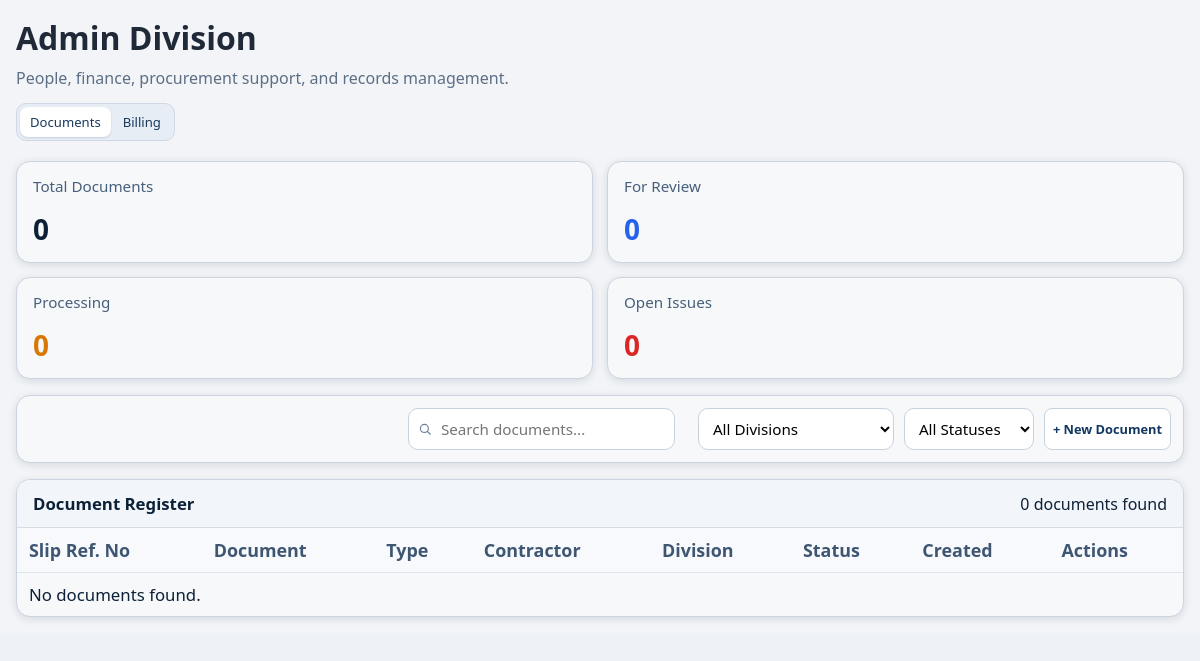
The app's page /admin-division/dashboard/ (signed in), older data.
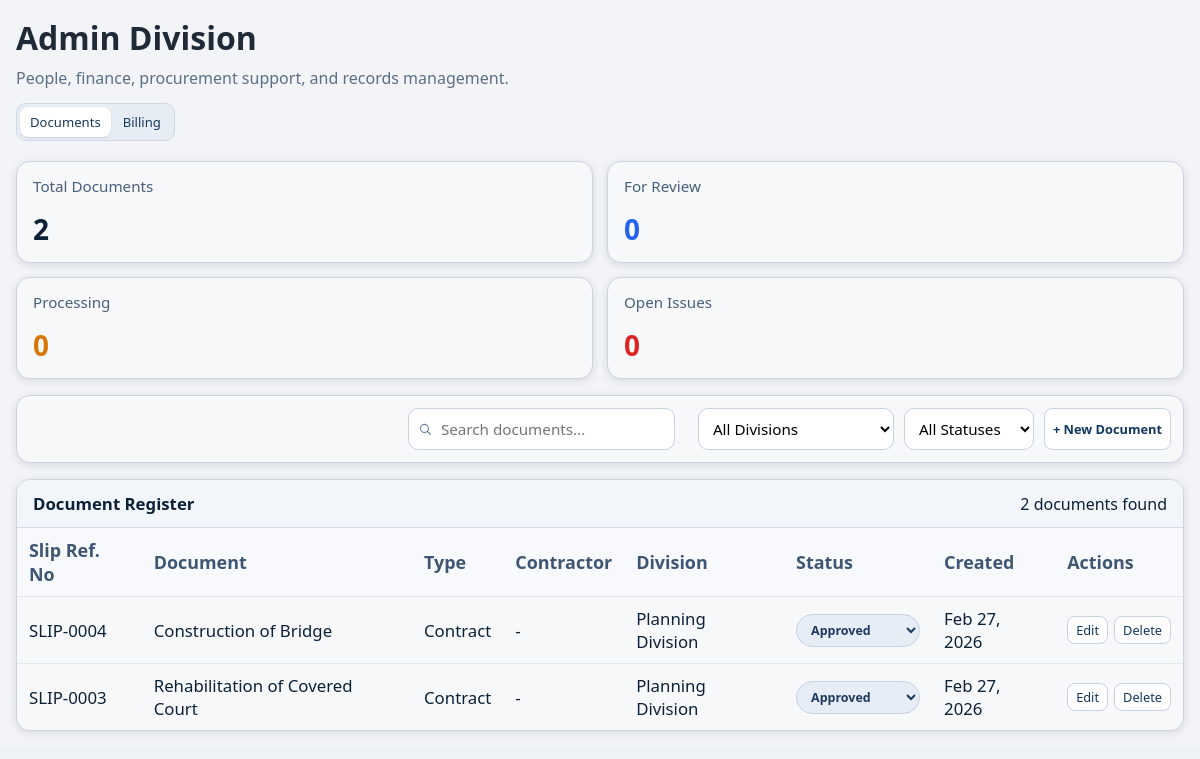
The same page, newer data.
### main/models.py (models this page shows, shortened)
class Document(models.Model):
    TYPE_SITE_INSTRUCTION = "site_instruction"
    TYPE_NCR = "ncr"
    TYPE_DED_PACKAGE = "ded_package"
    TYPE_BILLING_PACKET = "billing_packet"
    TYPE_WORK_ORDER = "work_order"
    TYPE_REPORT = "report"
    TYPE_CONTRACT = "contract"
    TYPE_OTHER = "other"
    TYPE_CHOICES = [
        (TYPE_SITE_INSTRUCTION, "Site Instruction"),
        (TYPE_NCR, "NCR"),
        (TYPE_DED_PACKAGE, "DED Package"),
        (TYPE_BILLING_PACKET, "Billing Packet"),
        (TYPE_WORK_ORDER, "Work Order"),
        (TYPE_REPORT, "Report"),
        (TYPE_CONTRACT, "Contract"),
        (TYPE_OTHER, "Other"),
    ]
    DIV_ADMIN = "admin"
    DIV_PLANNING = "planning"
    DIV_CONSTRUCTION = "construction"
    DIV_QUALITY = "quality"
    DIV_MAINTENANCE = "maintenance"
    DIVISION_CHOICES = [
        (DIV_ADMIN, "Admin Division"),
        (DIV_PLANNING, "Planning Division"),
        (DIV_CONSTRUCTION, "Construction Division"),
        (DIV_QUALITY, "Quality Division"),
        (DIV_MAINTENANCE, "Maintenance Division"),
    ]
    STATUS_DRAFT = "draft"
    STATUS_FOR_REVIEW = "for_review"
    STATUS_ROUTED = "routed"
    STATUS_PROCESSING = "processing"
    STATUS_APPROVED = "approved"
    STATUS_OPEN = "open"
    STATUS_CLOSED = "closed"
    STATUS_CHOICES = [
        (STATUS_DRAFT, "Draft"),
        (STATUS_FOR_REVIEW, "For Review"),
        (STATUS_ROUTED, "Routed"),
        (STATUS_PROCESSING, "Processing"),
        (STATUS_APPROVED, "Approved"),
        (STATUS_OPEN, "Open"),
        (STATUS_CLOSED, "Closed"),
    ]
    document_name = models.CharField(max_length=255)
    location = models.CharField(max_length=255, blank=True)
    doc_type = models.CharField(max_length=20, choices=TYPE_CHOICES, default=TYPE_OTHER)
    division = models.CharField(max_length=20, choices=DIVISION_CHOICES, default=DIV_ADMIN)
    project = models.ForeignKey(
        "PlanningProject",
        on_delete=models.SET_NULL,
        null=True,
        blank=True,
        related_name="documents",
    )
    status = models.CharField(max_length=20, choices=STATUS_CHOICES, default=STATUS_DRAFT)
    description = models.TextField(blank=True)
    date_received_by_peo = models.DateField(null=True, blank=True)
    date_released_to_admin = models.DateField(null=True, blank=True)
    date_received_from_admin = models.DateField(null=True, blank=True)
    date_released_to_accounting = models.DateField(null=True, blank=True)
    billing_type = models.CharField(max_length=120, blank=True)
    contractor_name = models.CharField(max_length=255, blank=True)
    percentage = models.DecimalField(max_digits=5, decimal_places=2, null=True, blank=True)
    contract_amount = models.DecimalField(max_digits=12, decimal_places=2, null=True, blank=True)
    revised_contract_amount = models.DecimalField(max_digits=12, decimal_places=2, null=True, blank=True)
    period_covered = models.CharField(max_length=120, blank=True)
    date_started = models.DateField(null=True, blank=True)
    completion_date = models.DateField(null=True, blank=True)
    created_by = models.ForeignKey(
        settings.AUTH_USER_MODEL,
        on_delete=models.SET_NULL,
        null=True,
        blank=True,
        related_name="documents_created",
    )
    created_at = models.DateTimeField(auto_now_add=True)
    class Meta:
        ordering = ["-created_at"]

### main/views.py (the view, shortened to what this page needs)
# urls.py: path("admin-division/dashboard/", views.admin_div_dashboard, name="admin_div_dashboard"),
@login_required
@xframe_options_sameorigin
def admin_div_dashboard(request):
    active_tab = request.GET.get("tab", "documents")
    open_create_modal = request.GET.get("new_document") == "1"
    if active_tab not in {"documents", "billing"}:
        active_tab = "documents"
    if not _table_exists(Document):
        context = _admin_fallback_context(active_tab=active_tab)
        return render(request, "Admin/admin_div.html", context)
    form = DocumentForm()
    show_modal = False
    editing_document = None
    edit_document_id = request.GET.get("edit_document")
    if active_tab == "documents" and edit_document_id:
        editing_document = Document.objects.filter(id=edit_document_id).first()
        if editing_document:
            form = DocumentForm(instance=editing_document)
            show_modal = True
    elif active_tab == "documents" and open_create_modal:
        show_modal = True
    search = request.GET.get("q", "").strip()
    division = request.GET.get("division", "").strip()
    status = request.GET.get("status", "").strip()
    documents_qs = Document.objects.all()
    documents_filtered = documents_qs
    if division:
        documents_filtered = documents_filtered.filter(division=division)
    if status:
        documents_filtered = documents_filtered.filter(status=status)
    billing_qs = documents_qs.filter(
        Q(billing_type__isnull=False) & ~Q(billing_type="")
        | Q(doc_type=Document.TYPE_BILLING_PACKET)
    )
    if status:
        billing_qs = billing_qs.filter(status=status)
    if active_tab == "billing":
        paginator = Paginator(billing_qs, 8)
    else:
        paginator = Paginator(documents_filtered, 8)
    page_obj = paginator.get_page(request.GET.get("page"))
    reports_map = {}
    if _table_exists(ConstructionStatusReport):
        project_names = {
            ((doc.project.project_title if doc.project else doc.document_name) or "").strip()
            for doc in page_obj.object_list
            if doc.doc_type == Document.TYPE_CONTRACT
        }
        project_names = {name for name in project_names if name}
        if project_names:
            reports = ConstructionStatusReport.objects.filter(project_name__in=project_names).values(
                "project_name", "contractor"
            )
            for report in reports:
                key = (report.get("project_name") or "").strip().lower()
                contractor = (report.get("contractor") or "").strip()
                if key and contractor:
                    reports_map[key] = contractor
    for doc in page_obj.object_list:
        doc.contractor_display = "-"
        if doc.doc_type == Document.TYPE_CONTRACT:
            if (doc.contractor_name or "").strip():
                doc.contractor_display = doc.contractor_name.strip()
                continue
            lookup_title = ((doc.project.project_title if doc.project else doc.document_name) or "").strip().lower()
            if lookup_title:
                doc.contractor_display = reports_map.get(lookup_title, "-")
    billing_base = Document.objects.filter(
        Q(billing_type__isnull=False) & ~Q(billing_type="")
        | Q(doc_type=Document.TYPE_BILLING_PACKET)
    )
    context = {
        "active_tab": active_tab,
        "form": form,
        "show_modal": show_modal,
        "editing_document": editing_document,
        "documents": page_obj.object_list if active_tab == "documents" else documents_filtered[:0],
        "billing_records": page_obj.object_list if active_tab == "billing" else billing_qs[:0],
        "page_obj": page_obj,
        "search": search,
        "selected_division": division,
        "selected_status": status,
        "division_choices": Document.DIVISION_CHOICES,
        "status_choices": Document.STATUS_CHOICES,
        "total_documents": Document.objects.count(),
        "for_review_count": Document.objects.filter(status=Document.STATUS_FOR_REVIEW).count(),
        "processing_count": Document.objects.filter(status=Document.STATUS_PROCESSING).count(),
        "open_issues_count": Document.objects.filter(status=Document.STATUS_OPEN).count(),
        "total_billing_records": billing_base.count(),
        "billing_for_review_count": billing_base.filter(status=Document.STATUS_FOR_REVIEW).count(),
        "billing_processing_count": billing_base.filter(status=Document.STATUS_PROCESSING).count(),
        "billing_approved_count": billing_base.filter(status=Document.STATUS_APPROVED).count(),
    }
    return render(request, "Admin/admin_div.html", context)

### main/templates/Admin/admin_div.html (shortened to what the changed rows need)
{% load static %}
<!DOCTYPE html>
<html lang="en">
<head>
    <link rel="stylesheet" href="{% static 'CSS/styles.css' %}">
</head>
<body{% if request.GET.embedded %} class="embedded-maintenance-view"{% endif %}>
    <div class="app-shell">
        <div class="workspace">
            <main class="page">
                <h2>Admin Division</h2>
                <section class="metrics">
                    {% if active_tab == 'billing' %}
                    <article class="metric-card">
                        <h3>Total Billing Records</h3>
                        <strong>{{ total_billing_records }}</strong>
                    </article>
                    <article class="metric-card">
                        <h3>For Review</h3>
                        <strong class="blue">{{ billing_for_review_count }}</strong>
                    </article>
                    <article class="metric-card">
                        <h3>Processing</h3>
                        <strong class="orange">{{ billing_processing_count }}</strong>
                    </article>
                    <article class="metric-card">
                        <h3>Approved</h3>
                        <strong class="blue">{{ billing_approved_count }}</strong>
                    </article>
                    {% else %}
                    <article class="metric-card">
                        <h3>Total Documents</h3>
                        <strong>{{ total_documents }}</strong>
                    </article>
                    <article class="metric-card">
                        <h3>For Review</h3>
                        <strong class="blue">{{ for_review_count }}</strong>
                    </article>
                    <article class="metric-card">
                        <h3>Processing</h3>
                        <strong class="orange">{{ processing_count }}</strong>
                    </article>
                    <article class="metric-card">
                        <h3>Open Issues</h3>
                        <strong class="red">{{ open_issues_count }}</strong>
                    </article>
                    {% endif %}
                </section>
                <section class="register">
                    <div class="register-head">
                        <h3>{% if active_tab == 'billing' %}Billing Records{% else %}Document Register{% endif %}</h3>
                        <span>{{ page_obj.paginator.count }} {% if active_tab == 'billing' %}billing records{% else %}documents{% endif %} found</span>
                    </div>
                    <table>
                        {% if active_tab == 'billing' %}
                        <thead>
                            <tr>
                                <th>Ref #</th>
                                <th>Project Name</th>
                                <th>Billing Type</th>
                                <th>Percentage</th>
                                <th>Amount</th>
                                <th>Date Received</th>
                                <th>Status</th>
                                <th>Actions</th>
                            </tr>
                        </thead>
                        <tbody>
                            {% for doc in billing_records %}
                            <tr>
                                <td>BILL-{{ doc.id|stringformat:"04d" }}</td>
                                <td>{{ doc.document_name }}</td>
                                <td>{{ doc.billing_type|default:"-" }}</td>
                                <td>{% if doc.percentage %}{{ doc.percentage }}%{% else %}-{% endif %}</td>
                                <td>
                                    {% if doc.revised_contract_amount %}
                                        P{{ doc.revised_contract_amount }}
                                    {% elif doc.contract_amount %}
                                        P{{ doc.contract_amount }}
                                    {% else %}
                                        -
                                    {% endif %}
                                </td>
                                <td>{% if doc.date_received_by_peo %}{{ doc.date_received_by_peo|date:"M d, Y" }}{% else %}-{% endif %}</td>
                                <td>
                                    <form method="post" class="status-inline-form">
                                        {% csrf_token %}
                                        <input type="hidden" name="action" value="update_status">
                                        <input type="hidden" name="document_id" value="{{ doc.id }}">
                                        <input type="hidden" name="next" value="{{ request.get_full_path }}">
                                        <select name="status" class="status-inline-select" aria-label="Change status for {{ doc.document_name }}" onchange="this.form.submit()">
                                            {% for value, label in status_choices %}
                                            <option value="{{ value }}" {% if doc.status == value %}selected{% endif %}>{{ label }}</option>
                                            {% endfor %}
                                        </select>
                                    </form>
                                </td>
                                <td>
                                    <a class="action-link" href="{% url 'admin_div_dashboard' %}?tab=documents&edit_document={{ doc.id }}">Open</a>
                                </td>
                            </tr>
                            {% empty %}
                            <tr>
                                <td colspan="8">No billing records found.</td>
                            </tr>
                            {% endfor %}
                        </tbody>
                        {% else %}
                        <thead>
                            <tr>
                                <th>Slip Ref. No</th>
                                <th>Document</th>
                                <th>Type</th>
                                <th>Contractor</th>
                                <th>Division</th>
                                <th>Status</th>
                                <th>Created</th>
                                <th>Actions</th>
                            </tr>
                        </thead>
                        <tbody>
                            {% for doc in documents %}
                            <tr>
                                <td>SLIP-{{ doc.id|stringformat:"04d" }}</td>
                                <td>{{ doc.document_name }}</td>
                                <td>{{ doc.get_doc_type_display }}</td>
                                <td>{{ doc.contractor_display|default:"-" }}</td>
                                <td>{{ doc.get_division_display }}</td>
                                <td>
                                    <form method="post" class="status-inline-form">
                                        <select name="status" class="status-inline-select" aria-label="Change status for {{ doc.document_name }}" onchange="this.form.submit()">
                                            {% for value, label in status_choices %}
                                            <option value="{{ value }}" {% if doc.status == value %}selected{% endif %}>{{ label }}</option>
                                            {% endfor %}
                                        </select>
                                    </form>
                                </td>
                                <td>{{ doc.created_at|date:"M d, Y" }}</td>
                                <td>
                                    <div class="row-actions">
                                        <a class="action-link" href="{% url 'admin_div_dashboard' %}?tab=documents&edit_document={{ doc.id }}">Edit</a>
                                        <form method="post">
                                            <button class="action-btn" type="submit">Delete</button>
                                        </form>
                                    </div>
                                </td>
                            </tr>
                            {% empty %}
                            <tr>
                                <td colspan="8">No documents found.</td>
                            </tr>
                            {% endfor %}
                        </tbody>
                        {% endif %}
                    </table>
                </section>
            </main>
        </div>
    </div>
</body>
</html>

Row changes from the older to the newer data that the page shows:
added Document: id "0004", document_name "Construction of Bridge", doc_type "Contract", contractor_display "-", division "Planning Division", status "Approved", created_at "Feb 27, 2026"
added Document: id "0003", document_name "Rehabilitation of Covered Court", doc_type "Contract", contractor_display "-", division "Planning Division", status "Approved", created_at "Feb 27, 2026"
Text that changed along with them:
{{ total_documents }}: "0" → "2"
{{ page_obj.paginator.count }}: "0" → "2"
text no longer shown: "No documents found."
